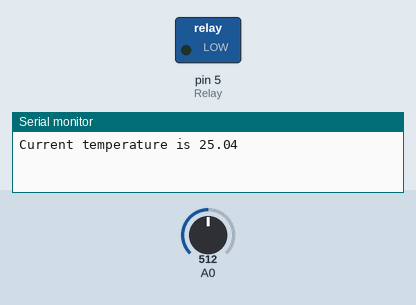
Bench run of a sketch on a simulated Arduino Uno, built with avr-gcc and run on an emulated ATmega328P. Shown: switched loads named in the sketch (green lamp = pin HIGH), the last lines printed to the serial monitor. Inputs (shaded band) come from the test bench; at power-on: A0 = 512.

Above: at 1.8 s.
1.9 s: A0 set to 557
4.2 s: A0 set to 574
At 7.0 s:
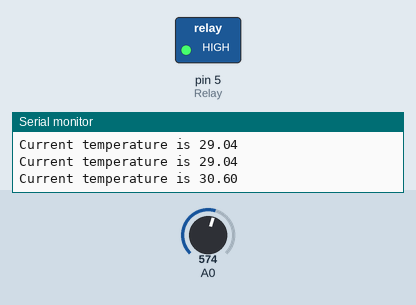
7.5 s: A0 set to 511
At 9.4 s:
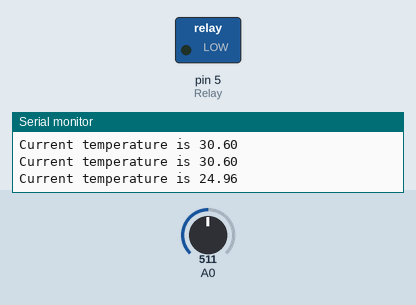
10.5 s: A0 set to 716
At 13.0 s:
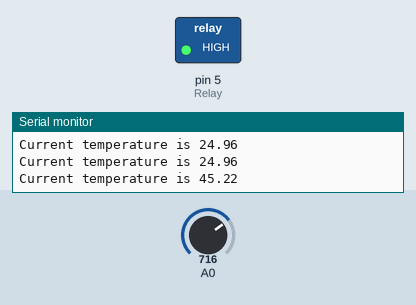
Timing chart, 0 to 14.5 s (numbered marks = the images above; inputs shaded):
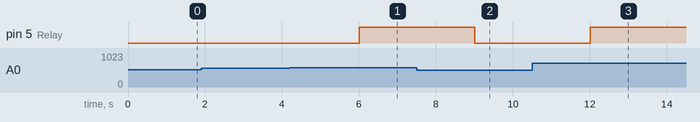

Measured:
- the behaviour switches between 567 and 568 on A0 (found by bisection; images 0 and 1)
- after the input at 4.2 s, pin 5 (Relay): LOW → HIGH after 1.8 s
- after the input at 7.5 s, pin 5 (Relay): HIGH → LOW after 1.5 s
- after the input at 10.5 s, pin 5 (Relay): LOW → HIGH after 1.5 s

The sketch:

P15__Automatic_Control_System.ino
```cpp
/*
Temperature sensor connect to AO
Relay connetct to D5
*/

#include <math.h>
int a;
float temperature;
int B=3975;                  //B value of the thermistor
float resistance;
// Connect the Relay to digital pin D5.
// give it a name:
int Relay = 5;

void setup()
{
  // initialize the digital pin as an output.
  pinMode(Relay, OUTPUT);
  Serial.begin(9600);
}

void loop()
{
    a=analogRead(0);
    resistance=(float)(1023-a)*10000/a; //get the resistance of the sensor;
    temperature=1/(log(resistance/10000)/B+1/298.15)-273.15;//convert to temperature via datasheet ;
    delay(1000);
    Serial.print("Current temperature is ");
    Serial.println(temperature);
    if(temperature>30)
    {
          digitalWrite(Relay, HIGH);  //if temperature >20 degree,turn the Relay on,fan working
    }
    else
    {
         digitalWrite(Relay, LOW);//if temperature <=20 degree,turn the Relay off,fan not working
    }

}
```
